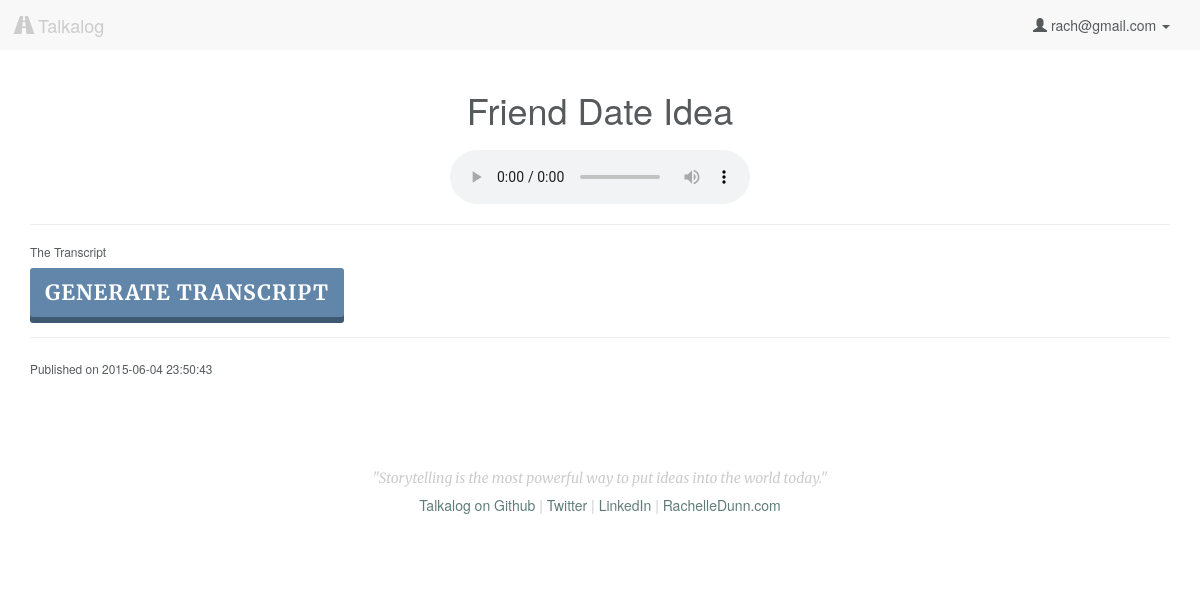
Page /listen/14 (signed in) on the earlier database version.
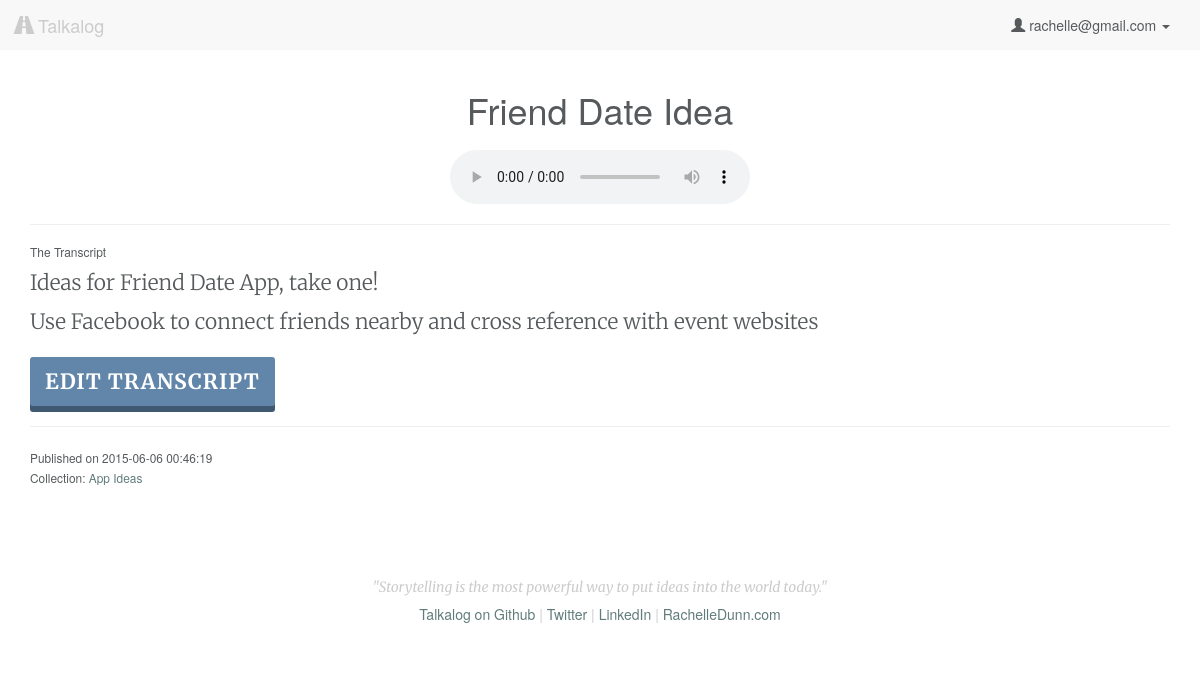
Same page on the later database version.
### model.py (models this page shows, shortened)
class User(db.Model):
    __tablename__ = "Users"
    id = db.Column(db.Integer, autoincrement=True, primary_key=True)
    email = db.Column(db.String(100), nullable=False)
    password = db.Column(db.String(50), nullable=False)
    first_name = db.Column(db.String(50), nullable=False)
    last_name = db.Column(db.String(50), nullable=False)
    tel = db.Column(db.String, nullable=False)

class Upload(db.Model):
    __tablename__ = "Uploads"
    id = db.Column(db.Integer, autoincrement=True, primary_key=True)
    user_id = db.Column(db.Integer, db.ForeignKey('Users.id'), nullable=False)
    title = db.Column(db.String, nullable=False, default=db.func.now())
    path = db.Column(db.String(50))
    mimetype = db.Column(db.String(50), default='wav') # wav, jpg, mp3
    datetime = db.Column(db.DateTime, default=db.func.now(), onupdate=db.func.now()) # set datetime to current timestamp
    transcript = db.Column(db.Text)
    user = db.relationship("User", backref=db.backref("uploads", order_by=id))

class CollectionsUploads(db.Model):
    __tablename__ = "CollectionsUploads"
    id = db.Column(db.Integer, autoincrement=True, primary_key=True)
    collection_id = db.Column(db.Integer, db.ForeignKey('Collections.id'), nullable=False)
    upload_id = db.Column(db.Integer, db.ForeignKey('Uploads.id'), nullable=False)
    collection = db.relationship("Collection", backref=db.backref("collectionsuploads", order_by=id))
    upload = db.relationship("Upload", backref=db.backref("collectionsuploads", order_by=id))
    def __repr__(self):
        return "<CollectionsUploads id: %s collection_id: %s upload_id: %s>" % (
        self.id, self.collection_id, self.upload_id)

class Collection(db.Model):
    __tablename__ = "Collections"
    id = db.Column(db.Integer, autoincrement=True, primary_key=True)
    user_id = db.Column(db.Integer, db.ForeignKey('Users.id'), nullable=False)
    title = db.Column(db.String, nullable=False, default='Untitled Collection')
    user = db.relationship("User", backref=db.backref("collections", order_by=id))
    def __repr__(self):
        return "<Collection id: %s user_id: %s title: %s>" % (
        self.id, self.user_id, self.title)

### server.py (the view)
@app.route('/listen/<int:id>')
def listen_audio(id):
	"""Show more information about the single user logged in."""
	if 'email' in session:
		user_email = session['email']
		user = User.query.filter_by(email=user_email).first()
		this_file = Upload.query.filter_by(id=id).first()
		cu = this_file.collectionsuploads
		print 'CollectionsUploads: ', cu
		collection = [cu.collection for cu in cu]
		print 'This is the parent collection: ', collection
		collect_users = []
		for c in collection:
			for i in c.collectionsusers:
				print 'what is i', i
				collect_users.append(i.user_id)
		if (this_file.user_id == user.id) or (user.id in collect_users):
			return render_template('listen.html', user=user, upload=this_file,
				upload_folder=UPLOAD_FOLDER)
		else:
			flash('You don\'t have access to view this page')
			return redirect('/')
	else:
		flash('You must be logged in to access this page.')
		return redirect('/')

### model.py (called while the page is built)
    def __repr__(self):
        return "<CollectionsUsers id: %s collection_id: %s user_id: %s>" % (
        self.id, self.collection_id, self.user_id)

### templates/listen.html (shortened to what this page needs)
{% extends 'base.html' %}
{% block content %}
    <h1 id="upload-title" upload-id="{{ upload.id }}" class="text-center">{{ upload.title }}</h1>
    <audio controls>
        <source src="{{ upload_folder }}/{{ upload.path }}" type="audio/wav">
    </audio>
    <hr>
    <h6>The Transcript</h6>
    <div class="transcript-body lead">
    {% if upload.transcript %}
        {{ upload.transcript|safe }}
        <button type="button" class="button edit-transcript" data-toggle="modal" data-target="#myModal">Edit Transcript</button>
    {% else %}
        <button id="load" class="button">Generate Transcript</button>
    {% endif %}
    </div>
    <hr>
    <p><small>Published on {{ upload.datetime }}<br>
    {% if upload.collectionsuploads %}
        Collection:
        {% for uc in upload.collectionsuploads %}
            <a href="/collection/{{ uc.collection.id }}">{{ uc.collection.title }}</a>
        {% endfor %}
    {% endif %}
    </small></p>
{% endblock %}

### templates/base.html (shortened to what this page needs)
<!DOCTYPE html>
<html lang="en">
    <head>
        <link rel="stylesheet" href="https://maxcdn.bootstrapcdn.com/bootstrap/3.3.4/css/bootstrap.min.css">
        <link rel="stylesheet" href="/static/css/style.css"/>
        <link rel="stylesheet" href="https://ajax.googleapis.com/ajax/libs/jqueryui/1.11.4/themes/smoothness/jquery-ui.css"/>
    </head>
    <body>
        <nav class="navbar navbar-default">
            <div class="container-fluid">
                <div class="navbar-header">
                    <a class="navbar-brand" href="/"><span class="glyphicon glyphicon-road" aria-hidden="true"></span> Talkalog</a>
                </div>
                <div class="collapse navbar-collapse" id="bs-example-navbar-collapse-1">
                    <ul class="nav navbar-nav navbar-right">
                    {% if 'email' in session %}
                        <li class="dropdown">
                        <a href="#" class="dropdown-toggle" data-toggle="dropdown" role="button" aria-expanded="false"><span class="glyphicon glyphicon-user" aria-hidden="true"></span> {{ session['email'] }} <span class="caret"></span></a>
                        </li>
                    {% else %}
                        <li><a href="/login">Login</a></li>
                        <li><a href="/signup">Sign Up</a></li>
                    {% endif %}
                    </ul>
                </div>
            </div>
        </nav>
        <div class="container">
            {% block content %}{% endblock %}
        </div>
        <div class="container">
            <footer class="footer">
                <p>"Storytelling is the most powerful way to put ideas into the world today."</p>
                <h5><a href="http://github.com/rachelledunn/talkalog" target="_blank">Talkalog on Github</a> | <a href="http://twitter.com/rchdnn" target="_blank">Twitter</a> | <a href="http://linkedin.com/in/rachelledunn" target="_blank">LinkedIn</a> | <a href="http://rachelledunn.com/" target="_blank">RachelleDunn.com</a></h5>
            </footer>
        </div>
    </body>
</html>

Differences in the rows shown:
changed User: email "rach@gmail.com" → "rachelle@gmail.com"
changed Upload "Friend Date Idea": transcript (not shown) → "Ideas for Friend Date App, take one! Use Facebook to connect friends nearby and cross reference with event websites"; datetime "2015-06-04 23:50:43" → "2015-06-06 00:46:19"
added CollectionsUploads: collection "App Ideas"
Other differences:
text no longer shown: "GENERATE TRANSCRIPT"
text now shown: "EDIT TRANSCRIPT Collection:"
